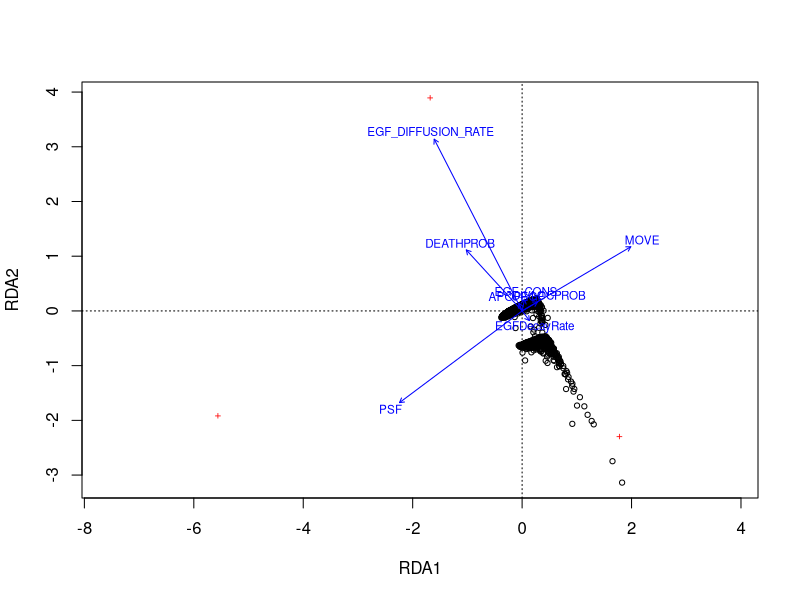

Write the R code that produced this figure. (Note: this script raises an error after producing the figure.)
library(vegan)
library(ggplot2)
library(gridExtra)

gradient <- function(x, target, bins){
  if(x >= target - bins & x < target + bins){y = 0}
  else if(x >= target - bins*2 & x < target-bins){ y =-1}
  else if(x >= target + bins & x < target + bins*2){ y = +1}
  else{y=2}
  return(y)
}

ApplyColor <- function(x, target){
  rbPal <- colorRampPalette(c('grey','blue','red','blue','grey'))
  adjust <- sort(rnorm(100,mean=target,sd=0.5))
  out <- rbPal(100)[as.numeric(cut(x,breaks = adjust))]
  out <- sapply(out, function(x) if(is.na(x)){return("#B6B6C0")}else{return(x)})
  return(out)
}

PlotRDA <- function(ccaData, testDF, ColorOption, labelText){
  arrowData <- data.frame(summary(ccaData)$biplot)
  arrowDataLabs <- rownames(arrowData)
  p1 <- ggplot() + geom_point(data=testDF, aes(x=RDA1, y=RDA2), inherit.aes = F, col=ColorOption) + 
    geom_vline(xintercept=0, linetype="dotted") + geom_hline(yintercept=0, linetype="dotted") + theme_minimal() + xlab("RDA1") + ylab("RDA2") +
    geom_segment(data=arrowData, aes(x=0, y=0, xend=RDA1, yend=RDA2), arrow=arrow(length=unit(0.2,"cm")), alpha=0.75, color="red") + 
    geom_text(data=arrowData, aes(x=RDA1, y=RDA2, label=rownames(arrowData)), size = 3, vjust=0, color="red") + ggtitle(paste(labelText, sep=""))
  return(p1)
}
  
OrdiPlot <- function(df){
  dfOutcome <- cleanDF[9:11]
  dfOutcome$height <- as.numeric(dfOutcome$height)
  dfOutcome$rlambda <- as.numeric(dfOutcome$rlambda)
  dfOutcome$mean <- as.numeric(dfOutcome$mean)
  #dfOutcome$heal <- as.numeric(lapply(dfOutcome$heal, function(x) round(x,0)))
  dfInput <- cleanDF[1:8]
  #dfInput <- log(df[,1:6]+1)
  
  ccaData <- rda(dfOutcome ~ PSF+EGF_CONS+APOPEGF+DEATHPROB+MOVE+DIVLOCPROB+EGF_DIFFUSION_RATE+EGFDecayRate, data=dfInput, scale=TRUE)
  p <- plot(ccaData)
  testDF <- as.data.frame(p$sites)
  atts <- attributes(p$biplot)
  xR2Vals <- as.data.frame(p$sites)
  myFact = atts$arrow.mul
  print(myFact)
  #xLoc <- max(xR2Vals$CCA1) + 2
  xLoc <- 2.2
  
  testDF <- cbind(testDF, data.frame(rlambda=dfOutcome$rlambda, rlambdaSat=ApplyColor(dfOutcome$rlambda, 0.02404)))
  testDF <- cbind(testDF, data.frame(mean=dfOutcome$rlambda, meanSat=ApplyColor(dfOutcome$mean, 29)))
  testDF <- cbind(testDF, data.frame(mean=dfOutcome$height, HeightSat=ApplyColor(dfOutcome$height, 14)))
  
  #plot.new()
  #par(mfrow=c(3,4))
  #plot(ccaData, type="n", axes = TRUE, frame.plot=TRUE, cex=2/3, main="RDA: Height")#, ylim = c(-2,2), xlim=c(-3,3))
  #points(testDF$RDA1, testDF$RDA2, col=testDF$HeightSat, cex=2/5)
  #text(ccaData, display = "bp", cex=2/3, axis.bp=FALSE, col="blue")
  #legend(-3,2,unique(testDF$height),col=1:length(testDF$height),pch=1)
  
  p1 <- PlotRDA(ccaData, testDF, testDF$HeightSat, "Height")

  #plot(ccaData, type="n", axes = TRUE, frame.plot=TRUE, cex=2/3, main="RDA: Age")#, ylim = c(-2,2), xlim=c(-3,3))
  #points(testDF$RDA1, testDF$RDA2, col=testDF$AgeSat, cex=2/5)
  #text(ccaData, display = "bp", cex=2/3, axis.bp=FALSE, col="blue")
  #legend(-3,2,unique(testDF$height),col=1:length(testDF$height),pch=1)
  p2 <- PlotRDA(ccaData, testDF, testDF$meanSat, "Age")
  
  #plot(ccaData, type="n", axes = TRUE, frame.plot=TRUE, cex=2/3, main="RDA: rlambda")#, ylim = c(-2,2), xlim=c(-3,3))
  #points(testDF$RDA1, testDF$RDA2, col=testDF$rlambdaSat, cex=2/5)
  #text(ccaData, display = "bp", cex=2/3, axis.bp=FALSE, col="blue")
  #legend(-3,2,unique(testDF$height),col=1:length(testDF$height),pch=1)
  p3 <- PlotRDA(ccaData, testDF, testDF$rlambdaSat, "rlambda")
  
  grob_all=arrangeGrob(p1, p2, p3, ncol=3)
  
  #plot(ccaData, type="n", axes = TRUE, frame.plot=TRUE, cex=2/3, main="RDA: Heal Time", ylim = c(-2,2), xlim=c(-3,3))
  #points(testDF$RDA1, testDF$RDA2, col=testDF$healSat, cex=2/5)
  #text(ccaData, display = "bp", cex=2/3, axis.bp=FALSE, col="blue")
  #legend(-3,2,unique(testDF$height),col=1:length(testDF$height),pch=1)
  
  plot.new()
  par(mfrow=c(2,4))
  VectorStats <- envfit(ccaData ~ PSF, data = dfInput, permutations=c(10000))
  print(VectorStats)
  myR2 <- paste("r2 = ", round(VectorStats$vectors$r[1],4), sep="")
  myPval <- paste("p-value = ", round(VectorStats$vectors$pvals[1],4), sep = "")
  outText <- paste(myR2, myPval, sep="\n")
  OrdiSurface <- ordisurf(ccaData ~ PSF, data = dfInput, plot = FALSE)
  plot(ccaData, type="n", axes=FALSE, frame.plot=TRUE, cex=2/3, xlab="RDA1", ylab="RDA2", main="PSF")
  plot(OrdiSurface, add=TRUE, col="red")
  text(ccaData, display="species")
  text(ccaData, display = "bp", cex=2/3, axis.bp=FALSE, col="blue", select = c("PSF"), arrow.mul = myFact)
  text(xLoc,0, labels = c(outText))
  rm(myR2, myPval, VectorStats)
  
  VectorStats <- envfit(ccaData ~ APOPEGF, data = dfInput, permutations=c(1000))
  print(VectorStats)
  myR2 <- paste("r2 = ", round(VectorStats$vectors$r[1],4), sep="")
  myPval <- paste("p-value = ", round(VectorStats$vectors$pvals[1],4), sep = "")
  outText <- paste(myR2, myPval, sep="\n")
  OrdiSurface <- ordisurf(ccaData ~ APOPEGF, data = dfInput, plot = FALSE)
  plot(ccaData, type="n", axes=FALSE, frame.plot=TRUE, cex=2/3, xlab="RDA1", ylab="RDA2", main="APOPEGF")
  plot(OrdiSurface, add=TRUE, col="red")
  text(ccaData, display="species")
  text(ccaData, display = "bp", cex=2/3, axis.bp=FALSE, col="blue", select = c("APOPEGF"), arrow.mul = myFact)
  text(xLoc,0, labels = c(outText))
  rm(myR2, myPval, VectorStats)
  
  VectorStats <- envfit(ccaData ~ EGF_CONS, data = dfInput, permutations=c(1000))
  print(VectorStats)
  myR2 <- paste("r2 = ", round(VectorStats$vectors$r[1],4), sep="")
  myPval <- paste("p-value = ", round(VectorStats$vectors$pvals[1],4), sep = "")
  outText <- paste(myR2, myPval, sep="\n")
  OrdiSurface <- ordisurf(ccaData ~ EGF_CONS, data = dfInput, plot = FALSE)
  plot(ccaData, type="n", axes=FALSE, frame.plot=TRUE, cex=2/3, xlab="RDA1", ylab="RDA2", main="EGF CONSUMPTION")
  plot(OrdiSurface, add=TRUE, col="red")
  text(ccaData, display="species")
  text(ccaData, display = "bp", cex=2/3, axis.bp=FALSE, col="blue", select = c("EGF_CONS"), arrow.mul = myFact)
  text(xLoc,0, labels = c(outText))
  rm(myR2, myPval, VectorStats)
  
  VectorStats <- envfit(ccaData ~ MOVE, data = dfInput, permutations=c(1000))
  print(VectorStats)
  myR2 <- paste("r2 = ", round(VectorStats$vectors$r[1],4), sep="")
  myPval <- paste("p-value = ", round(VectorStats$vectors$pvals[1],4), sep = "")
  outText <- paste(myR2, myPval, sep="\n")
  OrdiSurface <- ordisurf(ccaData ~ MOVE, data = dfInput, plot = FALSE)
  plot(ccaData, type="n", axes=FALSE, frame.plot=TRUE, cex=2/3, xlab="RDA1", ylab="RDA2", main="MOVE")
  plot(OrdiSurface, add=TRUE, col="red")
  text(ccaData, display="species")
  text(ccaData, display = "bp", cex=2/3, axis.bp=FALSE, col="blue", select = c("MOVE"), arrow.mul = myFact)
  text(xLoc,0, labels = c(outText))
  rm(myR2, myPval, VectorStats)
  
  VectorStats <- envfit(ccaData ~ DIVLOCPROB, data = dfInput, permutations=c(1000))
  print(VectorStats)
  myR2 <- paste("r2 = ", round(VectorStats$vectors$r[1],4), sep="")
  myPval <- paste("p-value = ", round(VectorStats$vectors$pvals[1],4), sep = "")
  outText <- paste(myR2, myPval, sep="\n")
  OrdiSurface <- ordisurf(ccaData ~ DIVLOCPROB, data = dfInput, plot = FALSE)
  plot(ccaData, type="n", axes=FALSE, frame.plot=TRUE, cex=2/3, xlab="RDA1", ylab="RDA2", main="DIVLOCPROB")
  plot(OrdiSurface, add=TRUE, col="red")
  text(ccaData, display="species")
  text(ccaData, display = "bp", cex=2/3, axis.bp=FALSE, col="blue", select = c("DIVLOCPROB"), arrow.mul = myFact)
  text(xLoc,0, labels = c(outText))
  rm(myR2, myPval, VectorStats)
  
  VectorStats <- envfit(ccaData ~ DEATHPROB, data = dfInput, permutations=c(1000))
  print(VectorStats)
  myR2 <- paste("r2 = ", round(VectorStats$vectors$r[1],4), sep="")
  myPval <- paste("p-value = ", round(VectorStats$vectors$pvals[1],4), sep = "")
  outText <- paste(myR2, myPval, sep="\n")
  OrdiSurface <- ordisurf(ccaData ~ DEATHPROB, data = dfInput, plot = FALSE)
  plot(ccaData, type="n", axes=FALSE, frame.plot=TRUE, cex=2/3, xlab="RDA1", ylab="RDA2", main="DEATHPROB")
  plot(OrdiSurface, add=TRUE, col="red")
  text(ccaData, display="species")
  text(ccaData, display = "bp", cex=2/3, axis.bp=FALSE, col="blue", select = c("DEATHPROB"), arrow.mul = myFact)
  text(xLoc,0, labels = c(outText))
  rm(myR2, myPval, VectorStats)
  
  VectorStats <- envfit(ccaData ~ EGF_DIFFUSION_RATE, data = dfInput, permutations=c(1000))
  print(VectorStats)
  myR2 <- paste("r2 = ", round(VectorStats$vectors$r[1],4), sep="")
  myPval <- paste("p-value = ", round(VectorStats$vectors$pvals[1],4), sep = "")
  outText <- paste(myR2, myPval, sep="\n")
  OrdiSurface <- ordisurf(ccaData ~ EGF_DIFFUSION_RATE, data = dfInput, plot = FALSE)
  plot(ccaData, type="n", axes=FALSE, frame.plot=TRUE, cex=2/3, xlab="RDA1", ylab="RDA2", main="EGFDiffusionRate")
  plot(OrdiSurface, add=TRUE, col="red")
  text(ccaData, display="species")
  text(ccaData, display = "bp", cex=2/3, axis.bp=FALSE, col="blue", select = c("EGF_DIFFUSION_RATE"), arrow.mul = myFact)
  text(xLoc,0, labels = c(outText))
  rm(myR2, myPval, VectorStats)
  
  VectorStats <- envfit(ccaData ~ EGFDecayRate, data = dfInput, permutations=c(1000))
  print(VectorStats)
  myR2 <- paste("r2 = ", round(VectorStats$vectors$r[1],4), sep="")
  myPval <- paste("p-value = ", round(VectorStats$vectors$pvals[1],4), sep = "")
  outText <- paste(myR2, myPval, sep="\n")
  OrdiSurface <- ordisurf(ccaData ~ EGFDecayRate, data = dfInput, plot = FALSE)
  plot(ccaData, type="n", axes=FALSE, frame.plot=TRUE, cex=2/3, xlab="RDA1", ylab="RDA2", main="EGF Decay Rate")
  plot(OrdiSurface, add=TRUE, col="red")
  text(ccaData, display="species")
  text(ccaData, display = "bp", cex=2/3, axis.bp=FALSE, col="blue", select = c("EGFDecayRate"), arrow.mul = myFact)
  text(xLoc,0, labels = c(outText))
  rm(myR2, myPval, VectorStats)
  
  return(grob_all)
}

PrepDF <- function(df){
  df <- na.omit(df)
  df$V2 <- as.numeric(lapply(df$V2, function(x) x*-1))
  colnames(df) <- c("PSF", "EGF_CONS","APOPEGF","DEATHPROB","MOVE","DIVLOCPROB","EGF_DIFFUSION_RATE","EGFDecayRate","rlambda","mean", "height")
  return(df)
}


setwd("~/IdeaProjects/Epidermis_Project_Final/")
df <- read.csv("GridParams_Round2.txt", sep = "\t", header = FALSE, na.strings = "NaN")
cleanDF <- PrepDF(df)
summary(cleanDF)
g <- OrdiPlot(cleanDF) # Use this to get Ordination Plots and CCA plots
do.call("grid.arrange", g)

boxplot(cleanDF[1:8])




